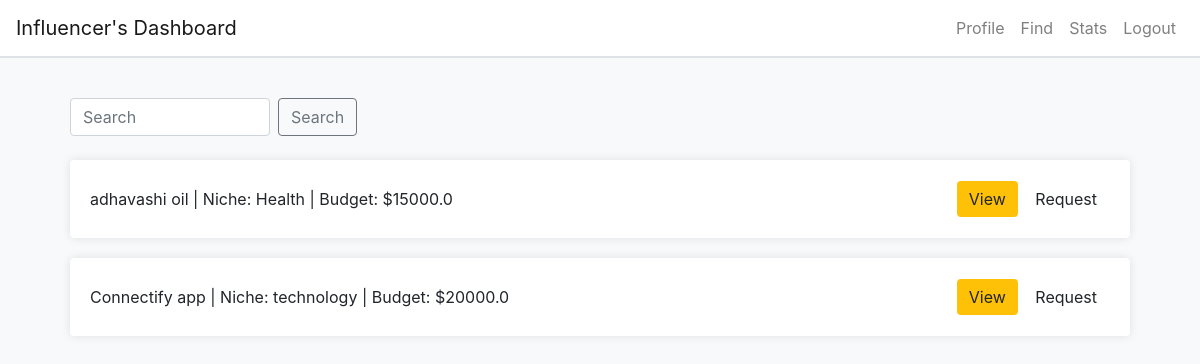
The page /influencer_find (signed in) on the database its author committed.
### app.py (models this page shows, shortened)
class Campaign(db.Model):
    id = db.Column(db.Integer, primary_key=True)
    title = db.Column(db.String(100), nullable=False)
    description = db.Column(db.Text, nullable=False)
    image = db.Column(db.String(200), nullable=True)
    niche = db.Column(db.String(50), nullable=False)
    budget = db.Column(db.Float, nullable=False)  # New column for budget
    is_public = db.Column(db.Boolean, nullable=False, default=True)
    start_date = db.Column(db.DateTime, nullable=False)
    end_date = db.Column(db.DateTime, nullable=False)
    is_flagged = db.Column(db.Boolean, default=False)
    influencer_id = db.Column(db.Integer, db.ForeignKey('influencers.id'))
    influencer = db.relationship('Influencer', back_populates='campaigns')
    sponsor_id = db.Column(db.Integer, db.ForeignKey('sponsors.id'), nullable=False)
    sponsor = db.relationship('Sponsor', backref='campaigns')

### app.py (the view)
@app.route('/influencer_find')
def influencer_find():
    if 'user_id' not in session or session.get('user_role') != 'influencer':
        flash('You need to log in first.', 'warning')
        return redirect(url_for('login'))
    user_role = session.get('user_role')
    search_query = request.args.get('search')
    if search_query:
        campaigns = Campaign.query.filter( Campaign.is_public == True,Campaign.title.ilike(f'%{search_query}%')).all()
    else:
        campaigns = Campaign.query.filter( Campaign.is_public == True).all()
    return render_template('influencer_find.html', campaigns=campaigns, user_role=user_role)

### templates/influencer_find.html (shortened to what this page needs)
{% extends "base.html" %} {% block title %}Find{% endblock %} {% block content
%}
<div class="dashboard">
  <div class="d-flex justify-content-between align-items-center mb-4">
    <form
      action="{{ url_for('influencer_find') }}"
      method="get"
      class="form-inline"
    >
      <input
        type="text"
        class="form-control"
        name="search"
        placeholder="Search"
        style="width: 200px"
      />
      <button type="submit" class="btn btn-outline-secondary ml-2">
        Search
      </button>
    </form>
  </div>
  {% for campaign in campaigns %}
  <div class="card">
    <div class="card-body d-flex justify-content-between align-items-center">
      <span
        >{{ campaign.title }} | Niche: {{ campaign.niche }} | Budget: ${{
        campaign.budget }}</span
      >
      <div>
        <a
          href="{{ url_for('view_campaign', campaign_id=campaign.id) }}"
          class="btn btn-view"
          >View</a
        >
        <form
          action="{{ url_for('request_campaign', campaign_id=campaign.id) }}"
          method="post"
          class="d-inline"
        >
          <button type="submit" class="btn btn-request">Request</button>
        </form>
      </div>
    </div>
  </div>
  {% endfor %}
</div>
{% endblock %}

### templates/base.html (style rules this page uses)
body { background-color: #f8f9fa; }
.dashboard { padding: 20px; }
.card { margin-bottom: 20px; border: none; box-shadow: 0 0 10px rgba(0, 0, 0, 0.1); }
.btn-view { background-color: #ffc107; border: none; }

### rows shown on the page
Campaign: title "adhavashi oil", niche "Health", budget "15000.0"
Campaign: title "Connectify app", niche "technology", budget "20000.0"
